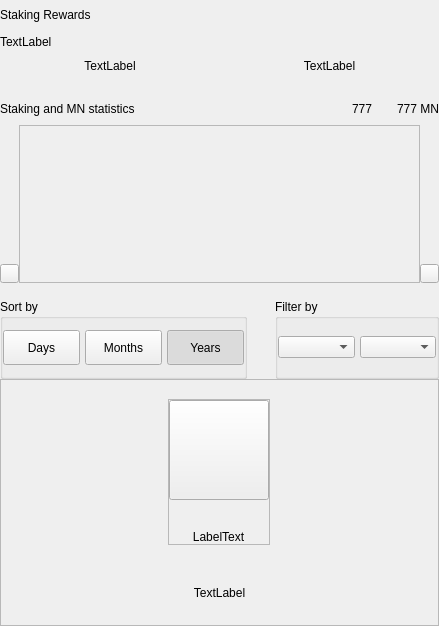
				<widget class="QWidget" name="right" native="true">
					<property name="minimumSize">
						<size>
							<width>200</width>
							<height>0</height>
						</size>
					</property>
					<layout class="QVBoxLayout" name="verticalLayout_31">
						<property name="spacing">
							<number>0</number>
						</property>
						<property name="leftMargin">
							<number>0</number>
						</property>
						<property name="topMargin">
							<number>0</number>
						</property>
						<property name="rightMargin">
							<number>0</number>
						</property>
						<property name="bottomMargin">
							<number>0</number>
						</property>
						<item>
							<layout class="QVBoxLayout" name="verticalLayout_2" stretch="0,0,0,0,0,0,0">
								<property name="spacing">
									<number>0</number>
								</property>
								<item>
									<layout class="QHBoxLayout" name="horizontalLayout_3">
										<property name="spacing">
											<number>0</number>
										</property>
										<item>
											<layout class="QVBoxLayout" name="verticalLayout_6">
												<property name="spacing">
													<number>5</number>
												</property>
												<item>
													<widget class="QLabel" name="labelTitle2">
														<property name="minimumSize">
															<size>
																<width>0</width>
																<height>30</height>
															</size>
														</property>
														<property name="text">
															<string>Staking Rewards</string>
														</property>
													</widget>
												</item>
												<item>
													<widget class="QLabel" name="labelMessage">
														<property name="text">
															<string>TextLabel</string>
														</property>
													</widget>
												</item>
											</layout>
										</item>
										<item>
											<spacer name="horizontalSpacer_2">
												<property name="orientation">
													<enum>Qt::Horizontal</enum>
												</property>
												<property name="sizeType">
													<enum>QSizePolicy::MinimumExpanding</enum>
												</property>
												<property name="sizeHint" stdset="0">
													<size>
														<width>20</width>
														<height>20</height>
													</size>
												</property>
											</spacer>
										</item>
									</layout>
								</item>
								<item>
									<spacer name="verticalSpacer_4">
										<property name="orientation">
											<enum>Qt::Vertical</enum>
										</property>
										<property name="sizeType">
											<enum>QSizePolicy::Fixed</enum>
										</property>
										<property name="sizeHint" stdset="0">
											<size>
												<width>20</width>
												<height>10</height>
											</size>
										</property>
									</spacer>
								</item>
								<item>
									<layout class="QHBoxLayout" name="horizontalLayout_5" stretch="0,0">
										<property name="spacing">
											<number>0</number>
										</property>
										<item>
											<widget class="QLabel" name="labelAmountPiv">
												<property name="text">
													<string>TextLabel</string>
												</property>
												<property name="alignment">
													<set>Qt::AlignCenter</set>
												</property>
											</widget>
										</item>
										<item>
											<widget class="QLabel" name="labelAmountMNRewards">
												<property name="text">
													<string>TextLabel</string>
												</property>
												<property name="alignment">
													<set>Qt::AlignCenter</set>
												</property>
											</widget>
										</item>
									</layout>
								</item>
								<item>
									<spacer name="verticalSpacer_6">
										<property name="orientation">
											<enum>Qt::Vertical</enum>
										</property>
										<property name="sizeType">
											<enum>QSizePolicy::Fixed</enum>
										</property>
										<property name="sizeHint" stdset="0">
											<size>
												<width>20</width>
												<height>20</height>
											</size>
										</property>
									</spacer>
								</item>
								<item>
									<widget class="QWidget" name="layoutChart" native="true">
										<layout class="QVBoxLayout" name="verticalLayout_8" stretch="3,0">
											<property name="spacing">
												<number>16</number>
											</property>
											<property name="leftMargin">
												<number>0</number>
											</property>
											<property name="topMargin">
												<number>0</number>
											</property>
											<property name="rightMargin">
												<number>0</number>
											</property>
											<property name="bottomMargin">
												<number>0</number>
											</property>
											<item>
												<widget class="QWidget" name="verticalWidgetChart" native="true">
													<property name="minimumSize">
														<size>
															<width>0</width>
															<height>190</height>
														</size>
													</property>
													<property name="maximumSize">
														<size>
															<width>16777215</width>
															<height>16777215</height>
														</size>
													</property>
													<layout class="QVBoxLayout" name="verticalLayout_4" stretch="1,5">
														<property name="spacing">
															<number>0</number>
														</property>
														<property name="leftMargin">
															<number>0</number>
														</property>
														<property name="topMargin">
															<number>0</number>
														</property>
														<property name="rightMargin">
															<number>0</number>
														</property>
														<property name="bottomMargin">
															<number>0</number>
														</property>
														<item>
															<layout class="QHBoxLayout" name="horizontalLayout_4">
																<item>
																	<widget class="QLabel" name="labelChart">
																		<property name="text">
																			<string>Staking and MN statistics</string>
																		</property>
																	</widget>
																</item>
																<item>
																	<spacer name="horizontalSpacer_4">
																		<property name="orientation">
																			<enum>Qt::Horizontal</enum>
																		</property>
																		<property name="sizeHint" stdset="0">
																			<size>
																				<width>40</width>
																				<height>20</height>
																			</size>
																		</property>
																	</spacer>
																</item>
																<item>
																	<widget class="QLabel" name="labelSquarePiv">
																		<property name="minimumSize">
																			<size>
																				<width>14</width>
																				<height>14</height>
																			</size>
																		</property>
																		<property name="maximumSize">
																			<size>
																				<width>14</width>
																				<height>14</height>
																			</size>
																		</property>
																		<property name="text">
																			<string/>
																		</property>
																	</widget>
																</item>
																<item>
																	<widget class="QLabel" name="labelPiv">
																		<property name="text">
																			<string>777</string>
																		</property>
																	</widget>
																</item>
																<item>
																	<spacer name="horizontalSpacer_5">
																		<property name="orientation">
																			<enum>Qt::Horizontal</enum>
																		</property>
																		<property name="sizeType">
																			<enum>QSizePolicy::Fixed</enum>
																		</property>
																		<property name="sizeHint" stdset="0">
																			<size>
																				<width>10</width>
																				<height>20</height>
																			</size>
																		</property>
																	</spacer>
																</item>
																<item>
																	<widget class="QLabel" name="labelSquareMNRewards">
																		<property name="minimumSize">
																			<size>
																				<width>14</width>
																				<height>14</height>
																			</size>
																		</property>
																		<property name="maximumSize">
																			<size>
																				<width>14</width>
																				<height>14</height>
																			</size>
																		</property>
																		<property name="text">
																			<string/>
																		</property>
																	</widget>
																</item>
																<item>
																	<widget class="QLabel" name="labelMNRewards">
																		<property name="text">
																			<string>777 MN</string>
																		</property>
																	</widget>
																</item>
															</layout>
														</item>
														<item>
															<widget class="QWidget" name="chartContainer2" native="true">
																<property name="minimumSize">
																	<size>
																		<width>0</width>
																		<height>150</height>
																	</size>
																</property>
																<property name="styleSheet">
																	<string notr="true">#chartContainer{padding:0px; margin:0px;}</string>
																</property>
																<layout class="QHBoxLayout" name="horizontalLayout_11">
																	<property name="spacing">
																		<number>0</number>
																	</property>
																	<property name="leftMargin">
																		<number>0</number>
																	</property>
																	<property name="topMargin">
																		<number>0</number>
																	</property>
																	<property name="rightMargin">
																		<number>0</number>
																	</property>
																	<property name="bottomMargin">
																		<number>0</number>
																	</property>
																	<item>
																		<widget class="QWidget" name="containerChartArrow" native="true">
																			<property name="sizePolicy">
																				<sizepolicy hsizetype="Fixed" vsizetype="Preferred">
																					<horstretch>0</horstretch>
																					<verstretch>0</verstretch>
																				</sizepolicy>
																			</property>
																			<property name="minimumSize">
																				<size>
																					<width>19</width>
																					<height>0</height>
																				</size>
																			</property>
																			<property name="maximumSize">
																				<size>
																					<width>19</width>
																					<height>16777215</height>
																				</size>
																			</property>
																			<property name="styleSheet">
																				<string notr="true">#widget{
																					padding:0px;
																					margin:0px;
																				}</string>
																			</property>
																			<layout class="QVBoxLayout" name="verticalLayout_10">
																				<property name="spacing">
																					<number>0</number>
																				</property>
																				<property name="leftMargin">
																					<number>0</number>
																				</property>
																				<property name="rightMargin">
																					<number>0</number>
																				</property>
																				<property name="bottomMargin">
																					<number>0</number>
																				</property>
																				<item>
																					<spacer name="verticalSpacer_3">
																						<property name="orientation">
																							<enum>Qt::Vertical</enum>
																						</property>
																						<property name="sizeHint" stdset="0">
																							<size>
																								<width>20</width>
																								<height>127</height>
																							</size>
																						</property>
																					</spacer>
																				</item>
																				<item alignment="Qt::AlignVCenter">
																					<widget class="QWidget" name="containerArrows" native="true">
																						<layout class="QVBoxLayout" name="horizontalLayout_6" stretch="0,0">
																							<property name="spacing">
																								<number>0</number>
																							</property>
																							<property name="leftMargin">
																								<number>0</number>
																							</property>
																							<property name="topMargin">
																								<number>0</number>
																							</property>
																							<property name="rightMargin">
																								<number>0</number>
																							</property>
																							<property name="bottomMargin">
																								<number>0</number>
																							</property>
																							<item>
																								<widget class="QPushButton" name="pushButtonChartArrow">
																									<property name="minimumSize">
																										<size>
																											<width>19</width>
																											<height>19</height>
																										</size>
																									</property>
																									<property name="maximumSize">
																										<size>
																											<width>19</width>
																											<height>19</height>
																										</size>
																									</property>
																									<property name="focusPolicy">
																										<enum>Qt::NoFocus</enum>
																									</property>
																									<property name="styleSheet">
																										<string notr="true"/>
																									</property>
																									<property name="text">
																										<string/>
																									</property>
																								</widget>
																							</item>
																						</layout>
																					</widget>
																				</item>
																			</layout>
																		</widget>
																	</item>
																	<item>
																		<widget class="QFrame" name="chartContainer">
																			<property name="sizePolicy">
																				<sizepolicy hsizetype="Expanding" vsizetype="Preferred">
																					<horstretch>0</horstretch>
																					<verstretch>0</verstretch>
																				</sizepolicy>
																			</property>
																			<property name="styleSheet">
																				<string notr="true">padding:0px;
																				margin:0px;</string>
																			</property>
																			<property name="frameShape">
																				<enum>QFrame::StyledPanel</enum>
																			</property>
																			<property name="frameShadow">
																				<enum>QFrame::Raised</enum>
																			</property>
																		</widget>
																	</item>
																	<item>
																		<widget class="QWidget" name="containerChartArrow2" native="true">
																			<property name="sizePolicy">
																				<sizepolicy hsizetype="Fixed" vsizetype="Preferred">
																					<horstretch>0</horstretch>
																					<verstretch>0</verstretch>
																				</sizepolicy>
																			</property>
																			<property name="minimumSize">
																				<size>
																					<width>19</width>
																					<height>0</height>
																				</size>
																			</property>
																			<property name="maximumSize">
																				<size>
																					<width>19</width>
																					<height>16777215</height>
																				</size>
																			</property>
																			<property name="styleSheet">
																				<string notr="true">#widget{
																					padding:0px;
																					margin:0px;
																				}</string>
																			</property>
																			<layout class="QVBoxLayout" name="verticalLayout_10">
																				<property name="spacing">
																					<number>0</number>
																				</property>
																				<property name="leftMargin">
																					<number>0</number>
																				</property>
																				<property name="rightMargin">
																					<number>0</number>
																				</property>
																				<property name="bottomMargin">
																					<number>0</number>
																				</property>
																				<item>
																					<spacer name="verticalSpacer_3">
																						<property name="orientation">
																							<enum>Qt::Vertical</enum>
																						</property>
																						<property name="sizeHint" stdset="0">
																							<size>
																								<width>20</width>
																								<height>127</height>
																							</size>
																						</property>
																					</spacer>
																				</item>
																				<item alignment="Qt::AlignVCenter">
																					<widget class="QWidget" name="containerArrows" native="true">
																						<layout class="QVBoxLayout" name="horizontalLayout_6" stretch="0,0">
																							<property name="spacing">
																								<number>0</number>
																							</property>
																							<property name="leftMargin">
																								<number>0</number>
																							</property>
																							<property name="topMargin">
																								<number>0</number>
																							</property>
																							<property name="rightMargin">
																								<number>0</number>
																							</property>
																							<property name="bottomMargin">
																								<number>0</number>
																							</property>
																							<item>
																								<widget class="QPushButton" name="pushButtonChartRight">
																									<property name="minimumSize">
																										<size>
																											<width>19</width>
																											<height>19</height>
																										</size>
																									</property>
																									<property name="maximumSize">
																										<size>
																											<width>19</width>
																											<height>19</height>
																										</size>
																									</property>
																									<property name="focusPolicy">
																										<enum>Qt::NoFocus</enum>
																									</property>
																									<property name="styleSheet">
																										<string notr="true"/>
																									</property>
																									<property name="text">
																										<string/>
																									</property>
																								</widget>
																							</item>
																						</layout>
																					</widget>
																				</item>
																			</layout>
																		</widget>
																	</item>
																</layout>
															</widget>
														</item>
													</layout>
												</widget>
											</item>
											<item alignment="Qt::AlignVCenter">
												<widget class="QWidget" name="containerSort" native="true">
													<layout class="QHBoxLayout" name="horizontalLayout_6" stretch="3,2">
														<property name="spacing">
															<number>28</number>
														</property>
														<property name="leftMargin">
															<number>0</number>
														</property>
														<property name="topMargin">
															<number>0</number>
														</property>
														<property name="rightMargin">
															<number>0</number>
														</property>
														<property name="bottomMargin">
															<number>0</number>
														</property>
														<item>
															<widget class="QGroupBox" name="groupBoxChart">
																<property name="minimumSize">
																	<size>
																		<width>0</width>
																		<height>80</height>
																	</size>
																</property>
																<property name="maximumSize">
																	<size>
																		<width>16777215</width>
																		<height>80</height>
																	</size>
																</property>
																<property name="title">
																	<string>Sort by</string>
																</property>
																<layout class="QHBoxLayout" name="horizontalLayout_7">
																	<property name="spacing">
																		<number>5</number>
																	</property>
																	<property name="leftMargin">
																		<number>0</number>
																	</property>
																	<property name="rightMargin">
																		<number>0</number>
																	</property>
																	<item>
																		<widget class="QPushButton" name="pushButtonMonth">
																			<property name="minimumSize">
																				<size>
																					<width>50</width>
																					<height>35</height>
																				</size>
																			</property>
																			<property name="maximumSize">
																				<size>
																					<width>16777215</width>
																					<height>16777215</height>
																				</size>
																			</property>
																			<property name="focusPolicy">
																				<enum>Qt::NoFocus</enum>
																			</property>
																			<property name="text">
																				<string>Days</string>
																			</property>
																			<property name="checkable">
																				<bool>true</bool>
																			</property>
																			<property name="autoExclusive">
																				<bool>true</bool>
																			</property>
																		</widget>
																	</item>
																	<item>
																		<widget class="QPushButton" name="pushButtonYear">
																			<property name="minimumSize">
																				<size>
																					<width>50</width>
																					<height>35</height>
																				</size>
																			</property>
																			<property name="maximumSize">
																				<size>
																					<width>16777215</width>
																					<height>16777215</height>
																				</size>
																			</property>
																			<property name="focusPolicy">
																				<enum>Qt::NoFocus</enum>
																			</property>
																			<property name="text">
																				<string>Months</string>
																			</property>
																			<property name="checkable">
																				<bool>true</bool>
																			</property>
																			<property name="autoExclusive">
																				<bool>true</bool>
																			</property>
																		</widget>
																	</item>
																	<item>
																		<widget class="QPushButton" name="pushButtonAll">
																			<property name="sizePolicy">
																				<sizepolicy hsizetype="Preferred" vsizetype="Fixed">
																					<horstretch>0</horstretch>
																					<verstretch>0</verstretch>
																				</sizepolicy>
																			</property>
																			<property name="minimumSize">
																				<size>
																					<width>50</width>
																					<height>35</height>
																				</size>
																			</property>
																			<property name="maximumSize">
																				<size>
																					<width>16777215</width>
																					<height>16777215</height>
																				</size>
																			</property>
																			<property name="focusPolicy">
																				<enum>Qt::NoFocus</enum>
																			</property>
																			<property name="text">
																				<string>Years</string>
																			</property>
																			<property name="checkable">
																				<bool>true</bool>
																			</property>
																			<property name="checked">
																				<bool>true</bool>
																			</property>
																			<property name="autoExclusive">
																				<bool>true</bool>
																			</property>
																		</widget>
																	</item>
																</layout>
															</widget>
														</item>
														<item>
															<widget class="QGroupBox" name="container_chart_dropboxes">
																<property name="minimumSize">
																	<size>
																		<width>55</width>
																		<height>80</height>
																	</size>
																</property>
																<property name="maximumSize">
																	<size>
																		<width>16777215</width>
																		<height>80</height>
																	</size>
																</property>
																<property name="title">
																	<string>Filter by</string>
																</property>
																<layout class="QHBoxLayout" name="horizontalLayout_8" stretch="1,1">
																	<property name="spacing">
																		<number>5</number>
																	</property>
																	<property name="leftMargin">
																		<number>0</number>
																	</property>
																	<property name="topMargin">
																		<number>0</number>
																	</property>
																	<property name="rightMargin">
																		<number>0</number>
																	</property>
																	<property name="bottomMargin">
																		<number>0</number>
																	</property>
																	<item>
																		<widget class="QWidget" name="containerBoxMonths" native="true">
																			<property name="minimumSize">
																				<size>
																					<width>55</width>
																					<height>0</height>
																				</size>
																			</property>
																			<layout class="QHBoxLayout" name="horizontalLayout_9">
																				<property name="spacing">
																					<number>0</number>
																				</property>
																				<property name="leftMargin">
																					<number>0</number>
																				</property>
																				<property name="topMargin">
																					<number>0</number>
																				</property>
																				<property name="rightMargin">
																					<number>0</number>
																				</property>
																				<property name="bottomMargin">
																					<number>0</number>
																				</property>
																				<item>
																					<widget class="QComboBox" name="comboBoxMonths">
																						<property name="minimumSize">
																							<size>
																								<width>55</width>
																								<height>0</height>
																							</size>
																						</property>
																					</widget>
																				</item>
																			</layout>
																		</widget>
																	</item>
																	<item>
																		<widget class="QWidget" name="containerBoxYears" native="true">
																			<property name="sizePolicy">
																				<sizepolicy hsizetype="Preferred" vsizetype="Preferred">
																					<horstretch>0</horstretch>
																					<verstretch>0</verstretch>
																				</sizepolicy>
																			</property>
																			<property name="minimumSize">
																				<size>
																					<width>50</width>
																					<height>0</height>
																				</size>
																			</property>
																			<layout class="QHBoxLayout" name="horizontalLayout_10">
																				<property name="spacing">
																					<number>0</number>
																				</property>
																				<property name="leftMargin">
																					<number>0</number>
																				</property>
																				<property name="topMargin">
																					<number>0</number>
																				</property>
																				<property name="rightMargin">
																					<number>0</number>
																				</property>
																				<property name="bottomMargin">
																					<number>0</number>
																				</property>
																				<item>
																					<widget class="QComboBox" name="comboBoxYears">
																						<property name="minimumSize">
																							<size>
																								<width>40</width>
																								<height>0</height>
																							</size>
																						</property>
																					</widget>
																				</item>
																			</layout>
																		</widget>
																	</item>
																</layout>
															</widget>
														</item>
													</layout>
												</widget>
											</item>
										</layout>
									</widget>
								</item>
								<item>
									<widget class="QFrame" name="emptyContainerChart">
										<property name="minimumSize">
											<size>
												<width>0</width>
												<height>100</height>
											</size>
										</property>
										<property name="frameShape">
											<enum>QFrame::StyledPanel</enum>
										</property>
										<property name="frameShadow">
											<enum>QFrame::Raised</enum>
										</property>
										<layout class="QVBoxLayout" name="verticalLayout_71" stretch="1,8,0,0">
											<property name="spacing">
												<number>0</number>
											</property>
											<property name="leftMargin">
												<number>0</number>
											</property>
											<property name="topMargin">
												<number>0</number>
											</property>
											<property name="rightMargin">
												<number>0</number>
											</property>
											<property name="bottomMargin">
												<number>25</number>
											</property>
											<item>
												<spacer name="verticalSpacer11">
													<property name="orientation">
														<enum>Qt::Vertical</enum>
													</property>
													<property name="sizeHint" stdset="0">
														<size>
															<width>20</width>
															<height>20</height>
														</size>
													</property>
												</spacer>
											</item>
											<item alignment="Qt::AlignHCenter|Qt::AlignVCenter">
												<widget class="QFrame" name="emptyScreen1">
													<property name="sizePolicy">
														<sizepolicy hsizetype="Expanding" vsizetype="Expanding">
															<horstretch>0</horstretch>
															<verstretch>0</verstretch>
														</sizepolicy>
													</property>
													<property name="frameShape">
														<enum>QFrame::StyledPanel</enum>
													</property>
													<property name="frameShadow">
														<enum>QFrame::Raised</enum>
													</property>
													<layout class="QVBoxLayout" name="verticalLayout">
														<property name="spacing">
															<number>30</number>
														</property>
														<property name="leftMargin">
															<number>0</number>
														</property>
														<property name="topMargin">
															<number>0</number>
														</property>
														<property name="rightMargin">
															<number>0</number>
														</property>
														<property name="bottomMargin">
															<number>0</number>
														</property>
														<item alignment="Qt::AlignHCenter|Qt::AlignVCenter">
															<widget class="QPushButton" name="pushImgEmptyChart">
																<property name="minimumSize">
																	<size>
																		<width>100</width>
																		<height>100</height>
																	</size>
																</property>
																<property name="maximumSize">
																	<size>
																		<width>100</width>
																		<height>100</height>
																	</size>
																</property>
																<property name="focusPolicy">
																	<enum>Qt::NoFocus</enum>
																</property>
																<property name="text">
																	<string/>
																</property>
																<property name="iconSize">
																	<size>
																		<width>100</width>
																		<height>100</height>
																	</size>
																</property>
															</widget>
														</item>
														<item alignment="Qt::AlignHCenter|Qt::AlignVCenter">
															<widget class="QLabel" name="labelEmptyChart">
																<property name="styleSheet">
																	<string notr="true"/>
																</property>
																<property name="text">
																	<string>LabelText</string>
																</property>
																<property name="alignment">
																	<set>Qt::AlignCenter</set>
																</property>
															</widget>
														</item>
													</layout>
												</widget>
											</item>
											<item>
												<spacer name="verticalSpacer_2">
													<property name="orientation">
														<enum>Qt::Vertical</enum>
													</property>
													<property name="sizeHint" stdset="0">
														<size>
															<width>20</width>
															<height>40</height>
														</size>
													</property>
												</spacer>
											</item>
											<item>
												<widget class="QLabel" name="labelMessageEmpty">
													<property name="styleSheet">
														<string notr="true">#labelMessageEmpty {
															padding-left:30px;
															padding-right:30px;
														}</string>
													</property>
													<property name="text">
														<string>TextLabel</string>
													</property>
													<property name="alignment">
														<set>Qt::AlignCenter</set>
													</property>
													<property name="wordWrap">
														<bool>true</bool>
													</property>
												</widget>
											</item>
										</layout>
									</widget>
								</item>
								<item>
									<widget class="QWidget" name="layoutShadow" native="true">
										<layout class="QVBoxLayout" name="verticalLayout_9">
											<property name="spacing">
												<number>0</number>
											</property>
											<property name="leftMargin">
												<number>0</number>
											</property>
											<property name="topMargin">
												<number>0</number>
											</property>
											<property name="rightMargin">
												<number>0</number>
											</property>
											<property name="bottomMargin">
												<number>0</number>
											</property>
										</layout>
									</widget>
								</item>
							</layout>
						</item>
					</layout>
				</widget>
